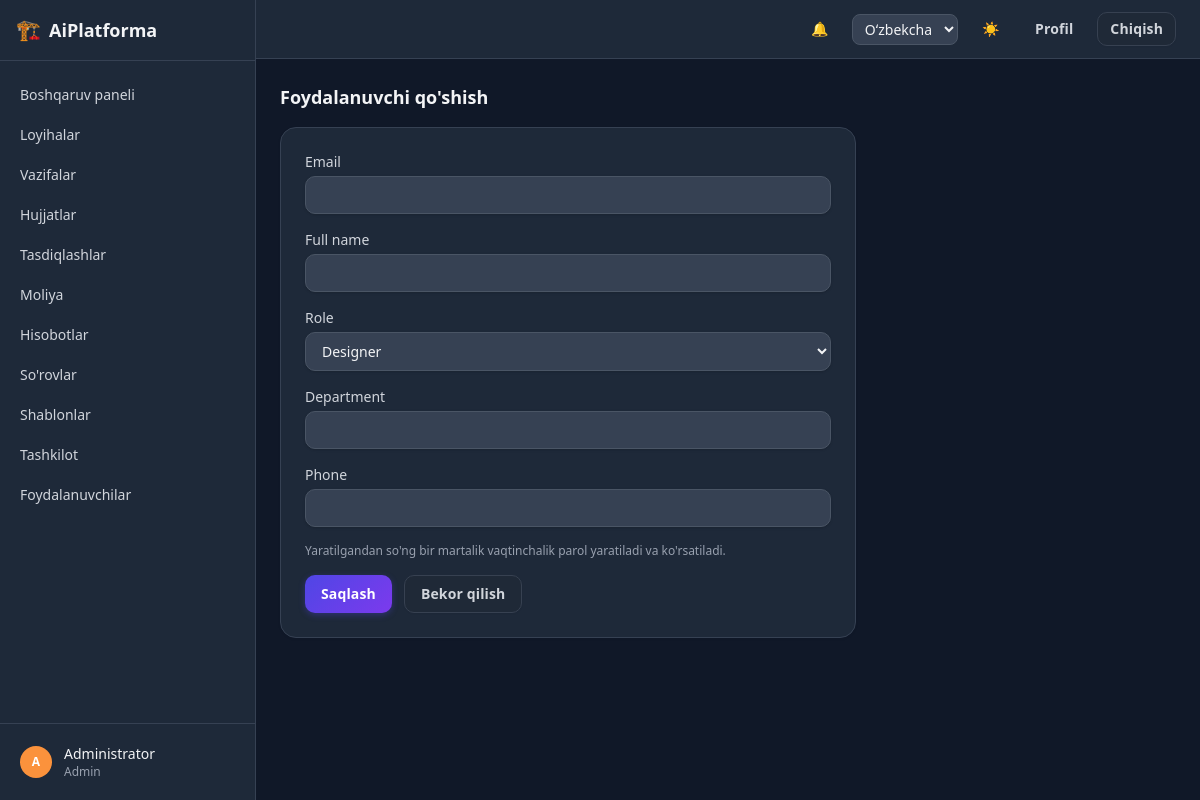
Page /accounts/users/new/ (signed in) on the committed database.
### apps/accounts/models.py (models this page shows, shortened)
class User(AbstractBaseUser, PermissionsMixin):
    class Role(models.TextChoices):
        ADMIN = "admin", _("Admin")
        MANAGER = "manager", _("Manager")
        GIP = "gip", _("GIP")
        GIP_ASSISTANT = "gip_assistant", _("GIP assistant")
        DESIGNER = "designer", _("Designer")
        REVIEWER = "reviewer", _("Reviewer")
        CLIENT = "client", _("Client")
    id = models.UUIDField(primary_key=True, default=uuid.uuid4, editable=False)
    email = models.EmailField(unique=True)
    full_name = models.CharField(max_length=255)
    role = models.CharField(max_length=20, choices=Role.choices, default=Role.DESIGNER)
    department = models.CharField(max_length=255, blank=True, null=True)
    phone = models.CharField(max_length=50, blank=True, null=True)
    avatar = models.ImageField(upload_to="avatars/", blank=True, null=True)
    telegram_chat_id = models.CharField(max_length=64, blank=True, null=True)
    is_active = models.BooleanField(default=True)
    is_staff = models.BooleanField(default=False)
    is_verified = models.BooleanField(default=False)
    totp_secret = models.CharField(max_length=64, blank=True, null=True)
    two_factor_enabled = models.BooleanField(default=False)
    created_at = models.DateTimeField(auto_now_add=True)
    updated_at = models.DateTimeField(auto_now=True)
    objects = UserManager()
    USERNAME_FIELD = "email"
    REQUIRED_FIELDS = ["full_name"]
    class Meta:
        ordering = ["full_name"]
    def get_short_name(self):
        return self.full_name.split()[0] if self.full_name else self.email

### apps/accounts/views.py (the view)
# urls.py: path("users/new/", views.user_create, name="user_create"),
@role_required(*MANAGE_ROLES)
def user_create(request):
    temp_password = None
    if request.method == "POST":
        form = UserCreateForm(request.POST)
        if form.is_valid():
            user = form.save()
            temp_password = user.temp_password
            messages.success(
                request,
                _("User created. Temporary password: %(password)s") % {"password": temp_password},
            )
            return redirect("accounts:user_list")
    else:
        form = UserCreateForm()
    return render(request, "accounts/user_form.html", {"form": form, "is_create": True})

### apps/accounts/forms.py (shortened to what this page needs)
class UserCreateForm(StyledFormMixin, forms.ModelForm):
    class Meta:
        model = User
        fields = ["email", "full_name", "role", "department", "phone"]

### apps/core/context_processors.py (called while the page is built)
def dark_mode(request):
    return {"dark_mode": getattr(request, "dark_mode", True)}

### apps/core/permissions.py (called while the page is built)
def role_required(*roles):
    def decorator(view_func):
        @wraps(view_func)
        @login_required
        def wrapped(request, *args, **kwargs):
            if request.user.is_superuser or request.user.role in roles:
                return view_func(request, *args, **kwargs)
            raise PermissionDenied
        return wrapped
    return decorator

### apps/core/templatetags/core_extras.py (called while the page is built)
@register.filter
def initials(name):
    if not name:
        return "?"
    parts = str(name).split()
    letters = "".join(p[0] for p in parts[:2] if p)
    return letters.upper() or "?"

@register.filter
def avatar_color(name):
    if not name:
        return _AVATAR_PALETTE[0]
    total = sum(ord(ch) for ch in str(name))
    return _AVATAR_PALETTE[total % len(_AVATAR_PALETTE)]

### templates/accounts/user_form.html (shortened to what this page needs)
{% extends "base.html" %}
{% load i18n %}
{% block page_title %}{% if is_create %}{% trans "Add user" %}{% else %}{% trans "Edit user" %}{% endif %}{% endblock %}
{% block content %}
<form method="post" class="card max-w-xl space-y-4 p-6">
  {% for field in form %}
    <div>
      <label class="field-label" for="{{ field.id_for_label }}">{{ field.label }}</label>
      {{ field }}
    </div>
  {% endfor %}
  {% if is_create %}
    <p class="text-xs text-gray-500 dark:text-gray-400">{% trans "A random temporary password will be generated and shown once after creation." %}</p>
  {% endif %}
  <div class="flex gap-3">
    <button type="submit" class="btn btn-primary btn-md">{% trans "Save" %}</button>
    <a href="{% url 'accounts:user_list' %}" class="btn btn-secondary btn-md">{% trans "Cancel" %}</a>
  </div>
</form>
{% endblock %}

### templates/partials/sidebar.html
{% load i18n core_extras %}
<aside class="hidden w-64 shrink-0 flex-col border-r border-gray-200 bg-white dark:border-gray-700 dark:bg-gray-800 md:flex">
  <div class="flex items-center gap-2 border-b border-gray-200 px-4 py-4 dark:border-gray-700">
    <span class="text-xl">🏗️</span>
    <span class="text-lg font-semibold">AiPlatforma</span>
  </div>
  <nav class="flex-1 space-y-1 overflow-y-auto px-2 py-4 text-sm">
    {% url 'core:dashboard' as dashboard_url %}
    <a href="{{ dashboard_url }}" class="flex items-center gap-3 rounded-lg px-3 py-2 font-medium
      {% if request.path == dashboard_url %}bg-blue-50 text-blue-700 dark:bg-blue-950 dark:text-blue-300{% else %}text-gray-600 hover:bg-gray-100 dark:text-gray-300 dark:hover:bg-gray-700{% endif %}">
      {% trans "Dashboard" %}
    </a>
    {% url 'projects:list' as projects_url %}
    <a href="{{ projects_url }}" class="flex items-center gap-3 rounded-lg px-3 py-2 font-medium
      {% if request.path|slice:":9" == "/projects" %}bg-blue-50 text-blue-700 dark:bg-blue-950 dark:text-blue-300{% else %}text-gray-600 hover:bg-gray-100 dark:text-gray-300 dark:hover:bg-gray-700{% endif %}">
      {% trans "Projects" %}
    </a>
    {% url 'tasks:board' as tasks_url %}
    <a href="{{ tasks_url }}" class="flex items-center gap-3 rounded-lg px-3 py-2 font-medium
      {% if request.path|slice:":6" == "/tasks" %}bg-blue-50 text-blue-700 dark:bg-blue-950 dark:text-blue-300{% else %}text-gray-600 hover:bg-gray-100 dark:text-gray-300 dark:hover:bg-gray-700{% endif %}">
      {% trans "Tasks" %}
    </a>
    {% url 'documents:list' as documents_url %}
    <a href="{{ documents_url }}" class="flex items-center gap-3 rounded-lg px-3 py-2 font-medium
      {% if request.path == documents_url %}bg-blue-50 text-blue-700 dark:bg-blue-950 dark:text-blue-300{% else %}text-gray-600 hover:bg-gray-100 dark:text-gray-300 dark:hover:bg-gray-700{% endif %}">
      {% trans "Documents" %}
    </a>
    {% url 'documents:approvals' as approvals_url %}
    <a href="{{ approvals_url }}" class="flex items-center gap-3 rounded-lg px-3 py-2 font-medium
      {% if request.path == approvals_url %}bg-blue-50 text-blue-700 dark:bg-blue-950 dark:text-blue-300{% else %}text-gray-600 hover:bg-gray-100 dark:text-gray-300 dark:hover:bg-gray-700{% endif %}">
      {% trans "Approvals" %}
    </a>
    {% url 'finance:home' as finance_url %}
    <a href="{{ finance_url }}" class="flex items-center gap-3 rounded-lg px-3 py-2 font-medium
      {% if request.path == finance_url %}bg-blue-50 text-blue-700 dark:bg-blue-950 dark:text-blue-300{% else %}text-gray-600 hover:bg-gray-100 dark:text-gray-300 dark:hover:bg-gray-700{% endif %}">
      {% trans "Finance" %}
    </a>
    {% url 'reports:dashboard' as reports_url %}
    <a href="{{ reports_url }}" class="flex items-center gap-3 rounded-lg px-3 py-2 font-medium
      {% if request.path == reports_url %}bg-blue-50 text-blue-700 dark:bg-blue-950 dark:text-blue-300{% else %}text-gray-600 hover:bg-gray-100 dark:text-gray-300 dark:hover:bg-gray-700{% endif %}">
      {% trans "Reports" %}
    </a>
    {% url 'requests_app:list' as requests_url %}
    <a href="{{ requests_url }}" class="flex items-center gap-3 rounded-lg px-3 py-2 font-medium
      {% if request.path|slice:":9" == "/requests" %}bg-blue-50 text-blue-700 dark:bg-blue-950 dark:text-blue-300{% else %}text-gray-600 hover:bg-gray-100 dark:text-gray-300 dark:hover:bg-gray-700{% endif %}">
      {% trans "Requests" %}
    </a>
    {% url 'document_templates:list' as templates_url %}
    <a href="{{ templates_url }}" class="flex items-center gap-3 rounded-lg px-3 py-2 font-medium
      {% if request.path|slice:":10" == "/templates" %}bg-blue-50 text-blue-700 dark:bg-blue-950 dark:text-blue-300{% else %}text-gray-600 hover:bg-gray-100 dark:text-gray-300 dark:hover:bg-gray-700{% endif %}">
      {% trans "Templates" %}
    </a>
    {% url 'organization:list' as organization_url %}
    <a href="{{ organization_url }}" class="flex items-center gap-3 rounded-lg px-3 py-2 font-medium
      {% if request.path == organization_url %}bg-blue-50 text-blue-700 dark:bg-blue-950 dark:text-blue-300{% else %}text-gray-600 hover:bg-gray-100 dark:text-gray-300 dark:hover:bg-gray-700{% endif %}">
      {% trans "Organization" %}
    </a>
    {% url 'accounts:user_list' as users_url %}
    <a href="{{ users_url }}" class="flex items-center gap-3 rounded-lg px-3 py-2 font-medium
      {% if request.path == users_url %}bg-blue-50 text-blue-700 dark:bg-blue-950 dark:text-blue-300{% else %}text-gray-600 hover:bg-gray-100 dark:text-gray-300 dark:hover:bg-gray-700{% endif %}">
      {% trans "Users" %}
    </a>
  </nav>
  <div class="border-t border-gray-200 p-3 dark:border-gray-700">
    <a href="{% url 'accounts:profile' %}" class="flex items-center gap-3 rounded-lg px-2 py-2 hover:bg-gray-100 dark:hover:bg-gray-700">
      <span class="flex h-8 w-8 items-center justify-center rounded-full text-xs font-semibold text-white"
            style="background-color: {{ request.user.full_name|avatar_color }};">
        {{ request.user.full_name|initials }}
      </span>
      <span class="truncate text-sm">
        <span class="block font-medium">{{ request.user.get_short_name }}</span>
        <span class="block text-xs text-gray-500 dark:text-gray-400">{{ request.user.get_role_display }}</span>
      </span>
    </a>
  </div>
</aside>

### static/css/theme.css (style rules this page uses)
:root { --ap-primary: #4f46e5; --ap-primary-2: #7c3aed; --ap-primary-soft: rgba(79, 70, 229, 0.12); --ap-ring: rgba(99, 102, 241, 0.35); }
.btn { position: relative; border-radius: 0.625rem !important; font-weight: 600; letter-spacing: 0.01em; transition: transform .12s ease, box-shadow .15s ease, background-color .15s ease, color .15s ease, border-color .15s ease; outline: none; }
.btn-primary { background-image: linear-gradient(135deg, var(--ap-primary), var(--ap-primary-2)) !important; background-color: var(--ap-primary) !important; color: #fff !important; box-shadow: 0 2px 6px rgba(79, 70, 229, 0.35); }
.btn-secondary { background: #fff !important; color: #334155 !important; border: 1px solid #e2e8f0; box-shadow: 0 1px 2px rgba(15, 23, 42, 0.05); }
.dark .btn-secondary { background: #1f2937 !important; color: #d1d5db !important; border-color: #374151; }
.field-input { border-radius: 0.625rem !important; transition: border-color .15s ease, box-shadow .15s ease; }
.card { border-radius: 1rem !important; box-shadow: 0 1px 3px rgba(15, 23, 42, 0.06); transition: box-shadow .15s ease, transform .15s ease, border-color .15s ease; }
aside nav a { position: relative; transition: background-color .15s ease, color .15s ease; }

### rows in the picture
User: user.full_name|initials "A", user.get_short_name "Administrator", user.role "Admin"

### other values in the picture
{{ field.label }} "Email" "Full name" "Role" "Department" "Phone"
form field language "Oʻzbekcha"
